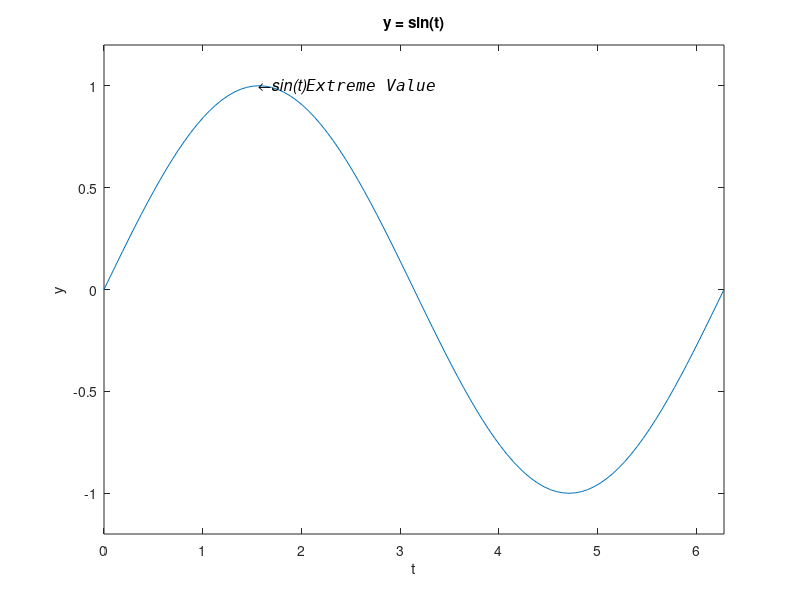

Write the MATLAB code that produced this figure.
% 20130505 XY511 16:16
% AbrahamX @ NWPU
% Just another example on LaTeX in MATLAB
clf;
t = 0: pi/50: 2*pi;
y = sin(t);
plot(t, y)
axis([0, 2*pi, -1.2, 1.2])
text(pi/2, 1, '\fontsize{16}\leftarrow\itsin(t)\fontname{Consolas}Extreme Value')
title('y = sin(t)')
xlabel('t')
ylabel('y')






% Comment: I have seen so many fucking guys in P.R.China who
% has lost his/her soul in pursuing the degree he/she wanted.
% Take the postgraduate degree for example, they said day in 
% and day out that I love you, and I would do so much for you,
% like sacrifice my youth, life and even beauty......
% In the end, what they want and/or get is a diploma; what they
% had paid, say, could never be called back. At least for this
% time of their life on the earth. Can not say that much on those
% bitched, keep moving, keep fucking.
